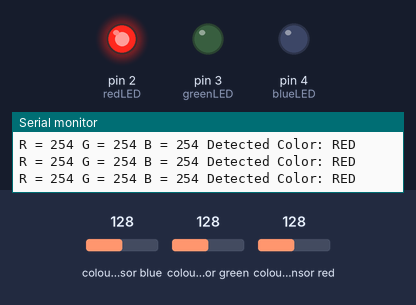
Recording of a sketch running on a simulated Arduino Uno, built with avr-gcc and run on an emulated ATmega328P. Shown: output pins drawn as LEDs (lit = HIGH), the last lines printed to the serial monitor. Wiring (inferred from the names in the program): TCS3200 colour sensor: output pin 13; S2 pin 12; S3 pin 11; S0 pin 6; S1 pin 7. The test bench sets the inputs (shaded band); at power-on: colour sensor blue 128, colour sensor green 128, colour sensor red 128. Pins used as bus, display or sensor lines are not drawn.

Above: at 9.8 s.
9.9 s: colour sensor blue set to 123
At 11.2 s:
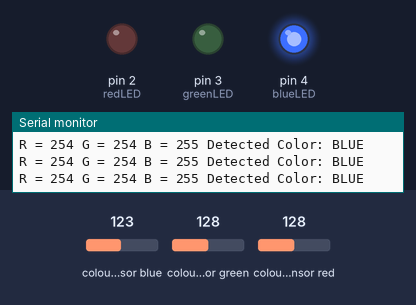
11.6 s: colour sensor green set to 123
At 12.9 s:
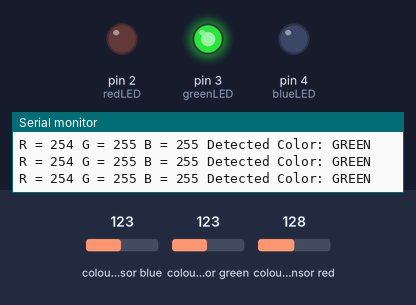
13.4 s: colour sensor green set to 128
At 14.6 s:
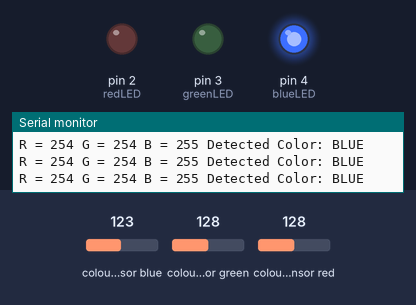
15.2 s: colour sensor blue set to 128
At 16.2 s:
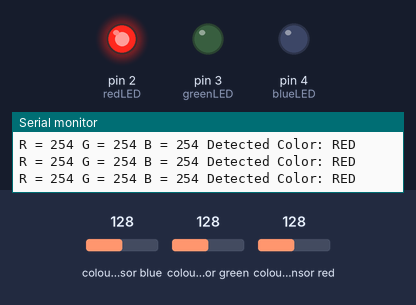
Timing chart, 0 to 18.0 s (numbered marks = the images above; inputs shaded):
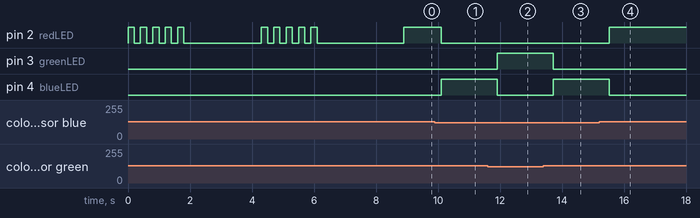

Measured:
- the behaviour switches between 128 and 127 on colour sensor blue (found by bisection; images 0 and 1)
- the behaviour switches between 128 and 127 on colour sensor green (found by bisection; images 1 and 2)
- after the input at 9.9 s, pin 2 (redLED): HIGH → LOW after 0.21 s; pin 4 (blueLED): LOW → HIGH after 0.21 s
- after the input at 11.6 s, pin 3 (greenLED): LOW → HIGH after 0.31 s; pin 4 (blueLED): HIGH → LOW after 0.31 s
- after the input at 13.4 s, pin 3 (greenLED): HIGH → LOW after 0.32 s; pin 4 (blueLED): LOW → HIGH after 0.32 s
- after the input at 15.2 s, pin 2 (redLED): LOW → HIGH after 0.33 s; pin 4 (blueLED): HIGH → LOW after 0.33 s

The sketch:

Geras_kodas_su_kalibravimo_mirksejimu.ino
```cpp
#define S0 6
#define S1 7
#define S2 12
#define S3 11
#define sensorOut 13
#define redLED 2
#define greenLED 3
#define blueLED 4

int redFrequency = 0;
int greenFrequency = 0;
int blueFrequency = 0;

int redColor = 0;
int greenColor = 0;
int blueColor = 0;

int redMin;
int redMax;
int greenMin;
int greenMax;
int blueMin;
int blueMax;

int color = 0;

void setup() {
  pinMode(S0, OUTPUT);
  pinMode(S1, OUTPUT);
  pinMode(S2, OUTPUT);
  pinMode(S3, OUTPUT);
  pinMode(redLED, OUTPUT);
  pinMode(greenLED, OUTPUT);
  pinMode(blueLED, OUTPUT);
  pinMode(sensorOut, INPUT);

  digitalWrite(S0, HIGH);
  digitalWrite(S1, LOW);
  Serial.begin(9600);

  calibrate();
}

void loop() {
  readColor();
  decideColor();
  printColor();
}

void decideColor() {
  redColor = constrain(redColor, 0, 255);
  greenColor = constrain(greenColor, 0, 255);
  blueColor = constrain(blueColor, 0, 255);

  int maxVal = max(redColor, max(greenColor, blueColor));

  if (redColor == maxVal) {
    color = 6; // Red
    analogWrite(redLED, 255);
    analogWrite(greenLED, 0);
    analogWrite(blueLED, 0);
  } else if (greenColor == maxVal) {
    color = 7; // Green
    analogWrite(redLED, 0);
    analogWrite(greenLED, 255);
    analogWrite(blueLED, 0);
  } else if (blueColor == maxVal) {
    color = 8; // Blue
    analogWrite(redLED, 0);
    analogWrite(greenLED, 0);
    analogWrite(blueLED, 255);
  } else {
    color = 0; // Unknown
    analogWrite(redLED, 0);
    analogWrite(greenLED, 0);
    analogWrite(blueLED, 0);
  }
}

void calibrate() {
  Serial.println("Calibrating...");
  Serial.println("Aim at WHITE object.");

  // Mirksi raudonas LED, kad nurodytų baltos spalvos nustatymo pradžią
  for (int i = 0; i < 5; i++) {
    digitalWrite(redLED, HIGH);
    delay(200);
    digitalWrite(redLED, LOW);
    delay(200);
  }

  delay(2000);

  digitalWrite(S2, LOW);
  digitalWrite(S3, LOW);
  redMin = pulseIn(sensorOut, LOW);
  delay(100);

  digitalWrite(S2, HIGH);
  digitalWrite(S3, HIGH);
  greenMin = pulseIn(sensorOut, LOW);
  delay(100);

  digitalWrite(S2, LOW);
  digitalWrite(S3, HIGH);
  blueMin = pulseIn(sensorOut, LOW);
  delay(100);

  Serial.println("Aim at BLACK object.");

  // Mirksi raudonas LED, kad nurodytų juodos spalvos nustatymo pradžią
  for (int i = 0; i < 5; i++) {
    digitalWrite(redLED, HIGH);
    delay(200);
    digitalWrite(redLED, LOW);
    delay(200);
  }

  delay(2000);

  digitalWrite(S2, LOW);
  digitalWrite(S3, LOW);
  redMax = pulseIn(sensorOut, LOW);
  delay(100);

  digitalWrite(S2, HIGH);
  digitalWrite(S3, HIGH);
  greenMax = pulseIn(sensorOut, LOW);
  delay(100);

  digitalWrite(S2, LOW);
  digitalWrite(S3, HIGH);
  blueMax = pulseIn(sensorOut, LOW);
  delay(100);

  Serial.println("Calibration done.");
}

void printColor() {
  Serial.print("R = ");
  Serial.print(redColor);
  Serial.print(" G = ");
  Serial.print(greenColor);
  Serial.print(" B = ");
  Serial.print(blueColor);
  Serial.print(" Detected Color: ");

  switch (color) {
    case 6: Serial.println("RED"); break;
    case 7: Serial.println("GREEN"); break;
    case 8: Serial.println("BLUE"); break;
    default: Serial.println("UNKNOWN"); break;
  }
}

void readColor() {
  // Red:
  digitalWrite(S2, LOW);
  digitalWrite(S3, LOW);
  redFrequency = pulseIn(sensorOut, LOW);
  redColor = map(redFrequency, redMin, redMax, 255, 0);
  delay(100);

  // Green:
  digitalWrite(S2, HIGH);
  digitalWrite(S3, HIGH);
  greenFrequency = pulseIn(sensorOut, LOW);
  greenColor = map(greenFrequency, greenMin, greenMax, 255, 0);
  delay(100);

  // Blue:
  digitalWrite(S2, LOW);
  digitalWrite(S3, HIGH);
  blueFrequency = pulseIn(sensorOut, LOW);
  blueColor = map(blueFrequency, blueMin, blueMax, 255, 0);
  delay(100);
}
```
